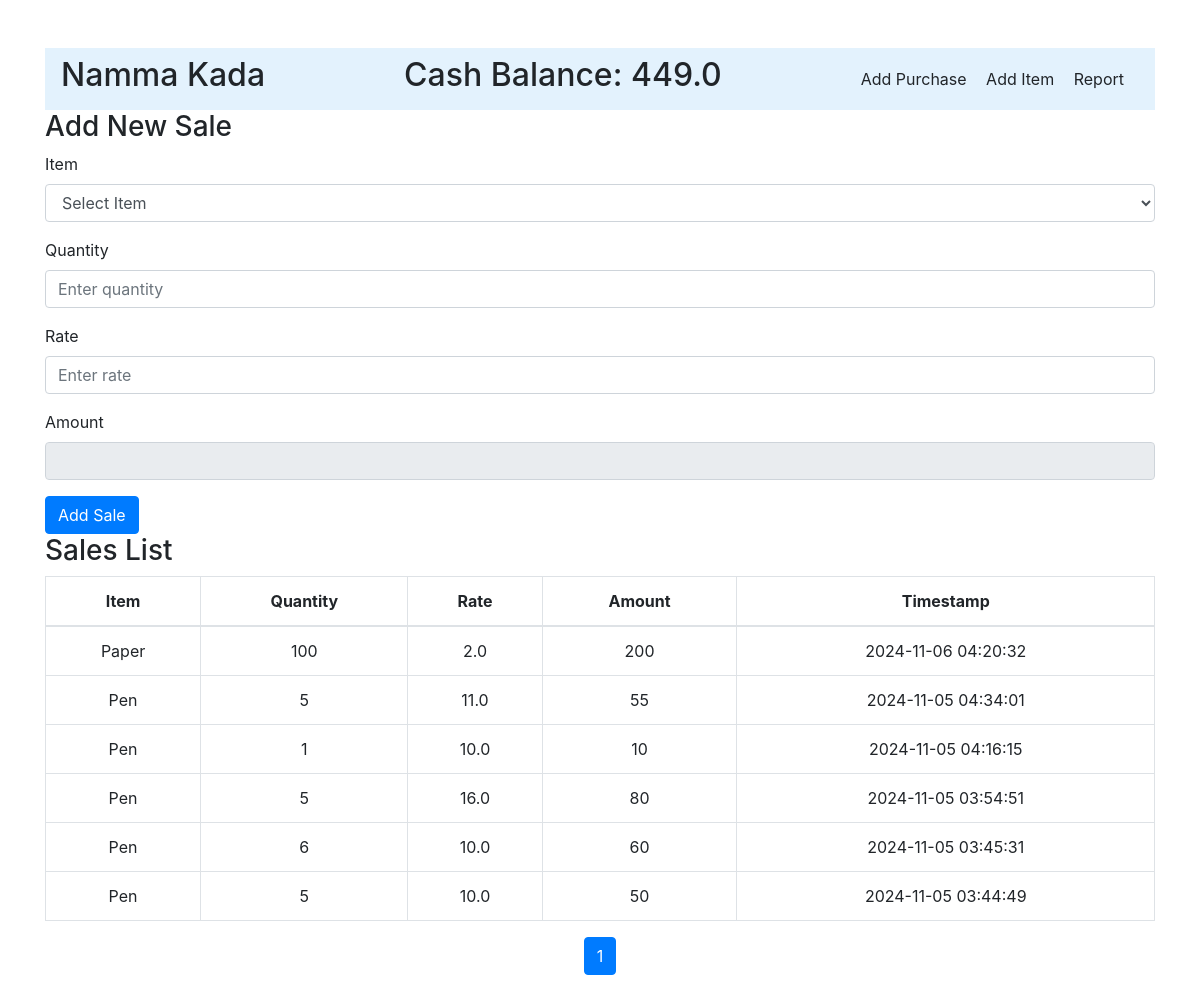
Before: /sales/ with the older database file.
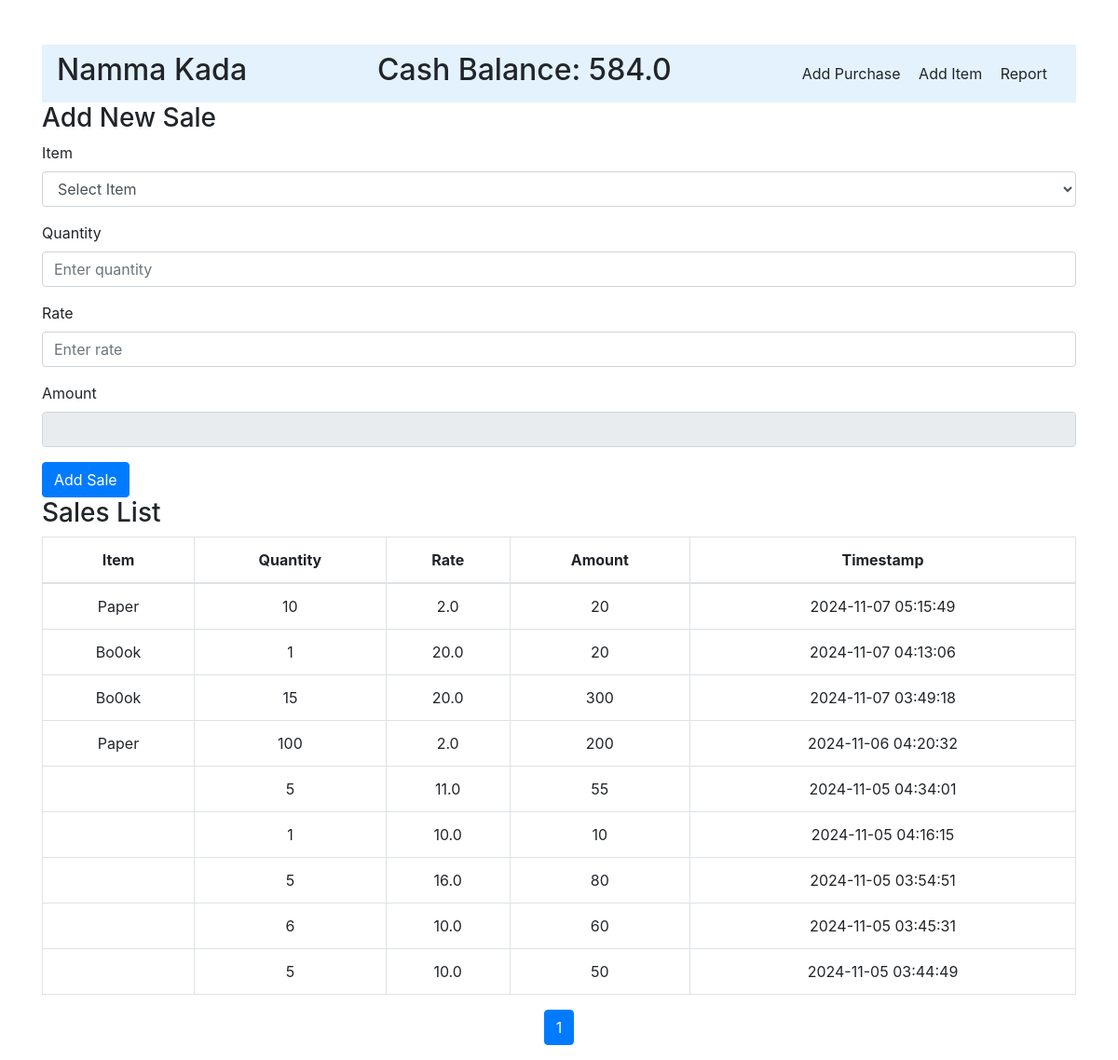
After: the same page with the newer database file.
### main.py (models this page shows)
class Company(db.Model):
    id = db.Column(db.Integer, primary_key=True)
    company_name = db.Column(db.String(128))
    cash_balance = db.Column(db.Float, default = 1000)

class Sales(db.Model):
    id = db.Column(db.Integer, primary_key = True)
    timestamp = db.Column(db.DateTime, default = db.func.current_timestamp())
    item_id = db.Column(db.Integer, db.ForeignKey('item.id'))
    qty = db.Column(db.Integer)
    rate = db.Column(db.Float)
    amount = db.Column(db.Integer)
    item = db.relationship('Item', backref=db.backref('sales', lazy=True))

class Item(db.Model):
    id = db.Column(db.Integer, primary_key = True)
    item_name = db.Column(db.String(128))
    qty = db.Column(db.Integer, default = 0)

### main.py (the view, shortened to what this page needs)
@app.route('/sales/', methods=['GET', 'POST'])
def sales_view():
    if request.method == 'GET':
        page = request.args.get('page', 1, type=int)
        sales = Sales.query.order_by(Sales.id.desc()).paginate(page=page, per_page=10)
        return render_template('salepage.html', sales=sales, items=Item.query.all(), company = Company.query.first())

### templates/salepage.html (shortened to what this page needs)
<!DOCTYPE html>
<html lang="en">
<head>
    <link rel="stylesheet" href="https://stackpath.bootstrapcdn.com/bootstrap/4.5.2/css/bootstrap.min.css">
</head>
<body class="container mt-5">
    <header>
    <nav class="navbar" style="background-color: #e3f2fd">
            <h2 class="company">{{ company.company_name }}</h2>
            <h2 class="cash-balance">Cash Balance: {{ company.cash_balance }}</h2>
            <div class="nav-links">
                <a href="{{ url_for('purchase_view') }}" style="text-decoration: none; color: inherit; margin-right: 15px;">Add Purchase</a>
                <a href="{{ url_for('item_view') }}" style="text-decoration: none; color: inherit; margin-right: 15px;">Add Item</a>
                <a href="{{ url_for('report_view') }}" style="text-decoration: none; color: inherit; margin-right: 15px;">Report</a>
            </div>
        </nav>
    </header>
    <form action="{{ url_for('sales_view') }}" method="POST">
        <h3>Add New Sale</h3>
        <div class="form-group">
            <label for="item_id">Item</label>
            <select id="item_id" name="item_id" class="form-control" required>
                <option value="" disabled selected>Select Item</option>
            </select>
        </div>
        <div class="form-group">
            <label for="qty">Quantity</label>
            <input type="number" id="qty" name="qty" class="form-control" required placeholder="Enter quantity">
        </div>
        <div class="form-group">
            <label for="rate">Rate</label>
            <input type="number" id="rate" name="rate" class="form-control" required placeholder="Enter rate">
        </div>
        <div class="form-group">
            <label for="amount">Amount</label>
            <input type="number" id="amount" name="amount" class="form-control" required readonly>
        </div>
        <button type="submit" class="btn btn-primary">Add Sale</button>
    </form>
    <h3>Sales List</h3>
    <table class="table table-bordered text-center">
        <thead>
            <tr>
                <th>Item</th>
                <th>Quantity</th>
                <th>Rate</th>
                <th>Amount</th>
                <th>Timestamp</th>
            </tr>
        </thead>
        <tbody>
            {% for sale in sales %}
            <tr>
                <td>{{ sale.item.item_name }}</td>
                <td>{{ sale.qty }}</td>
                <td>{{ sale.rate }}</td>
                <td>{{ sale.amount }}</td>
                <td>{{ sale.timestamp }}</td>
            </tr>
            {% endfor %}
        </tbody>
    </table>
    <nav aria-label="Page navigation">
        <ul class="pagination justify-content-center">
            {% for page_num in sales.iter_pages() %}
                {% if page_num %}
                    <li class="page-item {% if page_num == sales.page %}active{% endif %}">
                        <a class="page-link" href="{{ url_for(request.endpoint, page=page_num) }}">{{ page_num }}</a>
                    </li>
                {% else %}
                    <li class="page-item disabled"><span class="page-link">…</span></li>
                {% endif %}
            {% endfor %}
        </ul>
    </nav>
</body>
</html>

Changed rows visible on the page:
changed Company "Namma Kada": cash_balance "449.0" → "584.0"
added Sales: item.item_name "Paper", qty "10", rate "2.0", amount "20", timestamp "2024-11-07 05:15:49"
added Sales: item.item_name "Bo0ok", qty "1", rate "20.0", amount "20", timestamp "2024-11-07 04:13:06"
added Sales: item.item_name "Bo0ok", qty "15", rate "20.0", amount "300", timestamp "2024-11-07 03:49:18"
changed Sales (number 5 of 9 on the later page): item.item_name "Pen" → (not shown)
changed Sales (number 6 of 9 on the later page): item.item_name "Pen" → (not shown)
changed Sales (number 7 of 9 on the later page): item.item_name "Pen" → (not shown)
changed Sales (number 8 of 9 on the later page): item.item_name "Pen" → (not shown)
changed Sales (number 9 of 9 on the later page): item.item_name "Pen" → (not shown)
